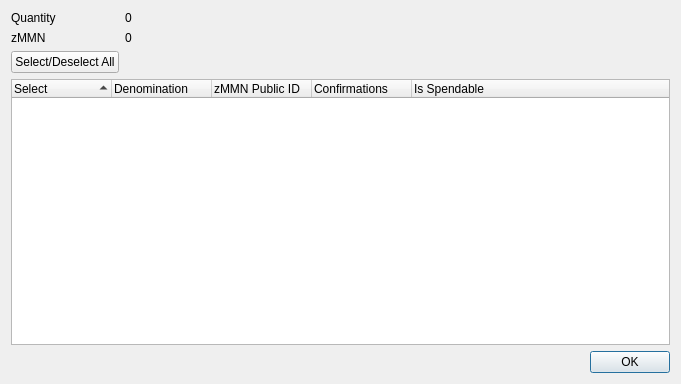
<?xml version="1.0" encoding="UTF-8"?>
<ui version="4.0">
 <class>ZManageMyNodeControlDialog</class>
 <widget class="QDialog" name="ZManageMyNodeControlDialog">
  <property name="geometry">
   <rect>
    <x>0</x>
    <y>0</y>
    <width>681</width>
    <height>384</height>
   </rect>
  </property>
  <property name="minimumSize">
   <size>
    <width>681</width>
    <height>384</height>
   </size>
  </property>
  <property name="windowTitle">
   <string>Select zMMN to Spend</string>
  </property>
  <layout class="QGridLayout" name="gridLayout">
   <item row="0" column="0">
    <layout class="QFormLayout" name="formLayout">
     <property name="sizeConstraint">
      <enum>QLayout::SetDefaultConstraint</enum>
     </property>
     <item row="0" column="0">
      <widget class="QLabel" name="labelQuantity">
       <property name="text">
        <string>Quantity</string>
       </property>
      </widget>
     </item>
     <item row="0" column="1">
      <widget class="QLabel" name="labelQuantity_int">
       <property name="text">
        <string>0</string>
       </property>
      </widget>
     </item>
     <item row="1" column="0">
      <widget class="QLabel" name="labelZManageMyNode">
       <property name="text">
        <string>zMMN</string>
       </property>
      </widget>
     </item>
     <item row="1" column="1">
      <widget class="QLabel" name="labelZManageMyNode_int">
       <property name="text">
        <string>0</string>
       </property>
      </widget>
     </item>
     <item row="2" column="0">
      <widget class="QPushButton" name="pushButtonAll">
       <property name="text">
        <string>Select/Deselect All</string>
       </property>
      </widget>
     </item>
    </layout>
   </item>
   <item row="1" column="0">
    <layout class="QVBoxLayout" name="verticalLayout">
     <item>
      <widget class="QTreeWidget" name="treeWidget">
       <property name="minimumSize">
        <size>
         <width>0</width>
         <height>250</height>
        </size>
       </property>
       <property name="alternatingRowColors">
        <bool>true</bool>
       </property>
       <property name="sortingEnabled">
        <bool>true</bool>
       </property>
       <property name="columnCount">
        <number>5</number>
       </property>
       <attribute name="headerDefaultSectionSize">
        <number>100</number>
       </attribute>
       <column>
        <property name="text">
         <string notr="true">Select</string>
        </property>
       </column>
       <column>
        <property name="text">
         <string notr="true">Denomination</string>
        </property>
       </column>
       <column>
        <property name="text">
         <string notr="true">zMMN Public ID</string>
        </property>
       </column>
       <column>
        <property name="text">
         <string notr="true">Confirmations</string>
        </property>
       </column>
       <column>
        <property name="text">
         <string>Is Spendable</string>
        </property>
       </column>
      </widget>
     </item>
     <item>
      <widget class="QDialogButtonBox" name="buttonBox">
       <property name="orientation">
        <enum>Qt::Horizontal</enum>
       </property>
       <property name="standardButtons">
        <set>QDialogButtonBox::Ok</set>
       </property>
      </widget>
     </item>
    </layout>
   </item>
  </layout>
 </widget>
 <resources/>
 <connections>
  <connection>
   <sender>buttonBox</sender>
   <signal>accepted()</signal>
   <receiver>ZManageMyNodeControlDialog</receiver>
   <slot>accept()</slot>
   <hints>
    <hint type="sourcelabel">
     <x>248</x>
     <y>254</y>
    </hint>
    <hint type="destinationlabel">
     <x>157</x>
     <y>274</y>
    </hint>
   </hints>
  </connection>
  <connection>
   <sender>buttonBox</sender>
   <signal>rejected()</signal>
   <receiver>ZManageMyNodeControlDialog</receiver>
   <slot>reject()</slot>
   <hints>
    <hint type="sourcelabel">
     <x>316</x>
     <y>260</y>
    </hint>
    <hint type="destinationlabel">
     <x>286</x>
     <y>274</y>
    </hint>
   </hints>
  </connection>
 </connections>
</ui>
